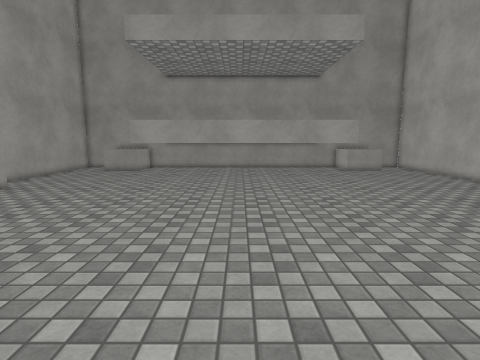
View 1 (above)

17 first-person views from a walk through a 3-D level made in the Unity game engine. The camera is 1.4 m above the floor, tilts 8° down and sees 80° across. The floor is counted in squares, 0.5 m on a side. Each view is taken from the middle of a square. On the plan, view 1 faces up. The plan holds only what a view shows up to about 20 squares ahead; the rest is blank. Surface patterns are stand-ins for the level's own textures.

View 2
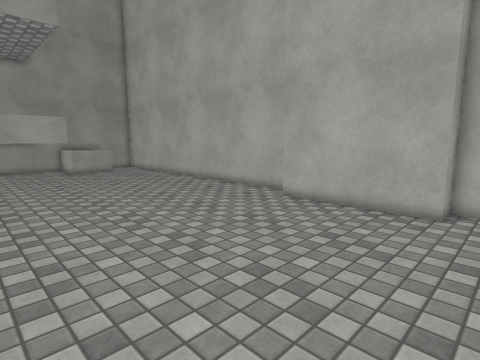

View 3
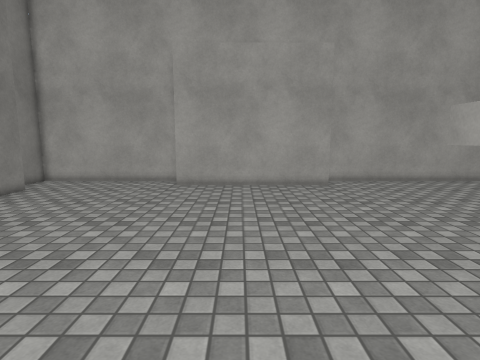

View 4
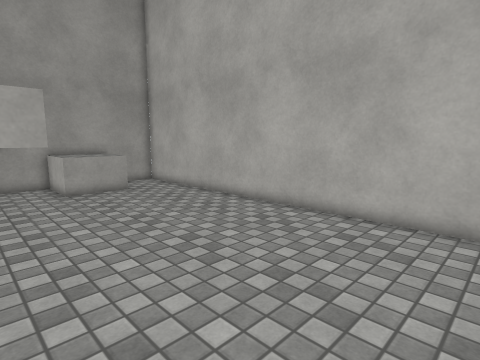

View 5
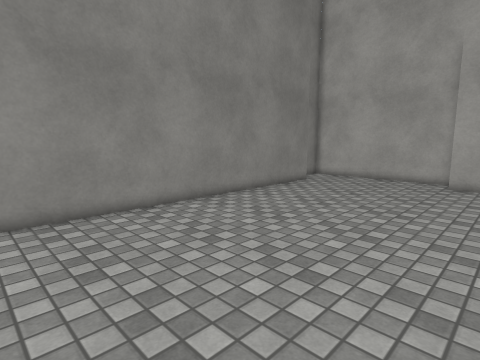

View 6
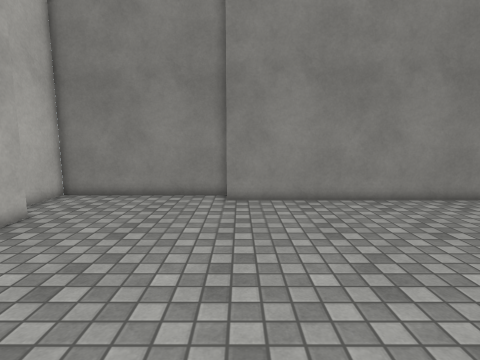

View 7
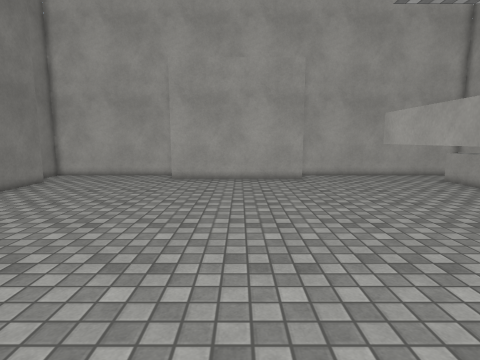

View 8
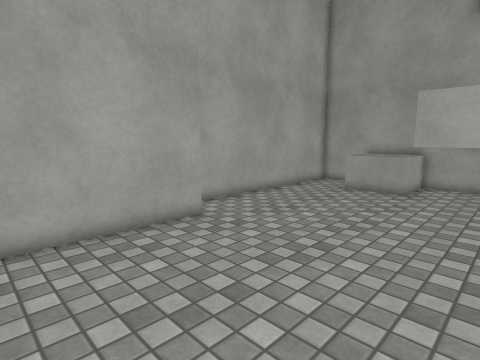

View 9
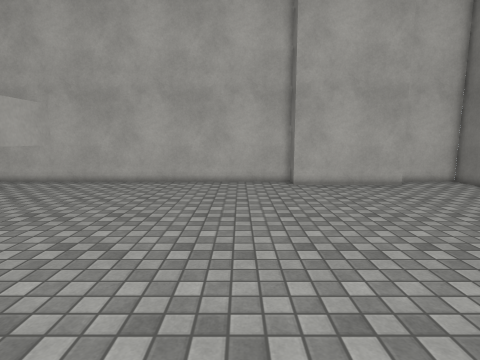

View 10
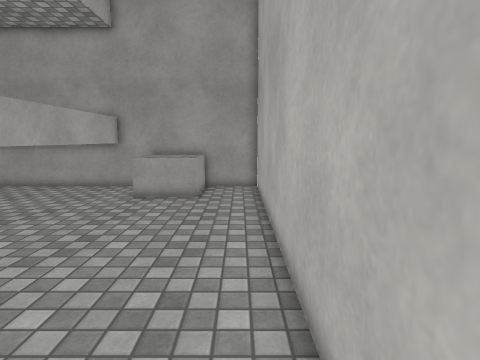

View 11
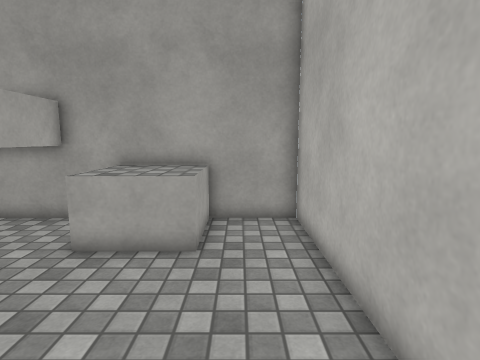

View 12
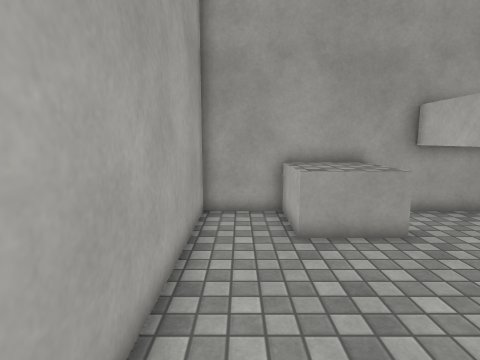

View 13
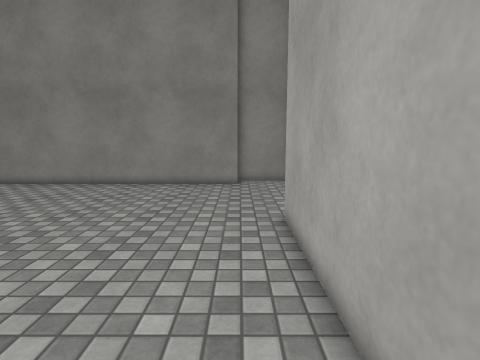

View 14
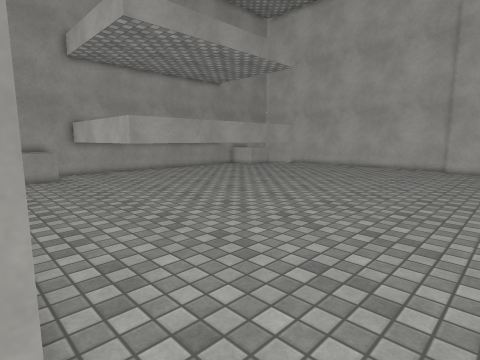

View 15
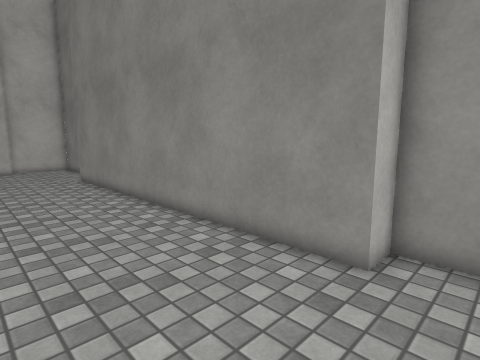

View 16
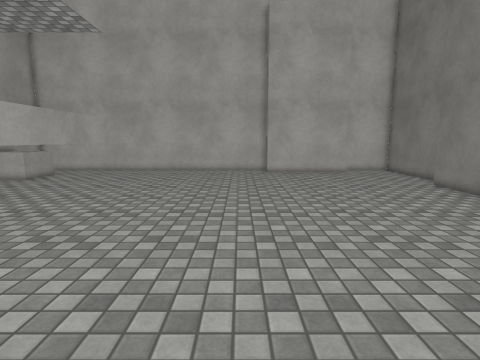

View 17
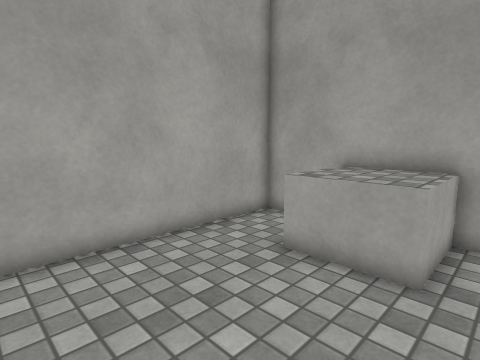

### Floor plan
Key: @ floor where view 1 was taken; # wall or solid block; . floor; T thing the floor can be seen under or through; O other object.
Columns run from 15 left of view 1 to 16 right of it. Each row starts with its distance up from view 1.
 29 ####OO#####        #######OO####
 28 #..OOOO.#              #.OOOO..#
 27 #..OOOO.#              #.OOOO..#
 26 #..OOOO.T              #.OOOO..#
 25 #.......T              #.......#
 24 #.......T              #.......#
 23 #.......T              #.......#
 22 #.......T              #.......#
 21 #.......T              T.......#
 20 #.......T               .......#
 19 #.......TTTTTT#####TTTTT.......#
 18 #..............................#
 17 ##.............................#
 16  #.............................#
 15  #.............................#
 14  #.............................#
 13  #.............................#
 12  #.............................#
 11  #.............................#
 10  #.............................#
  9  #............................##
  8  #............................#
  7 ##............................#
  6 #.............................#
  5 #.............................#
  4 #.............................#
  3 #.............................#
  2 #.............................##
  1 #..............................#
  0 #..............@...............#
 -1 #..#####################.......#
 -2 ####                   #########

Positions as (right, up) in squares from view 1, and headings:
1: (0, 0), facing up
2: (3, 0), facing up-right
3: (4, 11), facing left
4: (6, 10), facing up-right
5: (6, 10), facing down-left
6: (7, 12), facing down
7: (7, 12), facing left
8: (-5, 10), facing up-left
9: (-3, 12), facing right
10: (15, 12), facing up
11: (14, 19), facing up
12: (-14, 18), facing up
13: (-12, 17), facing down
14: (-14, 4), facing up-right
15: (-14, 5), facing down-right
16: (-10, 11), facing right
17: (-8, 20), facing up-left
